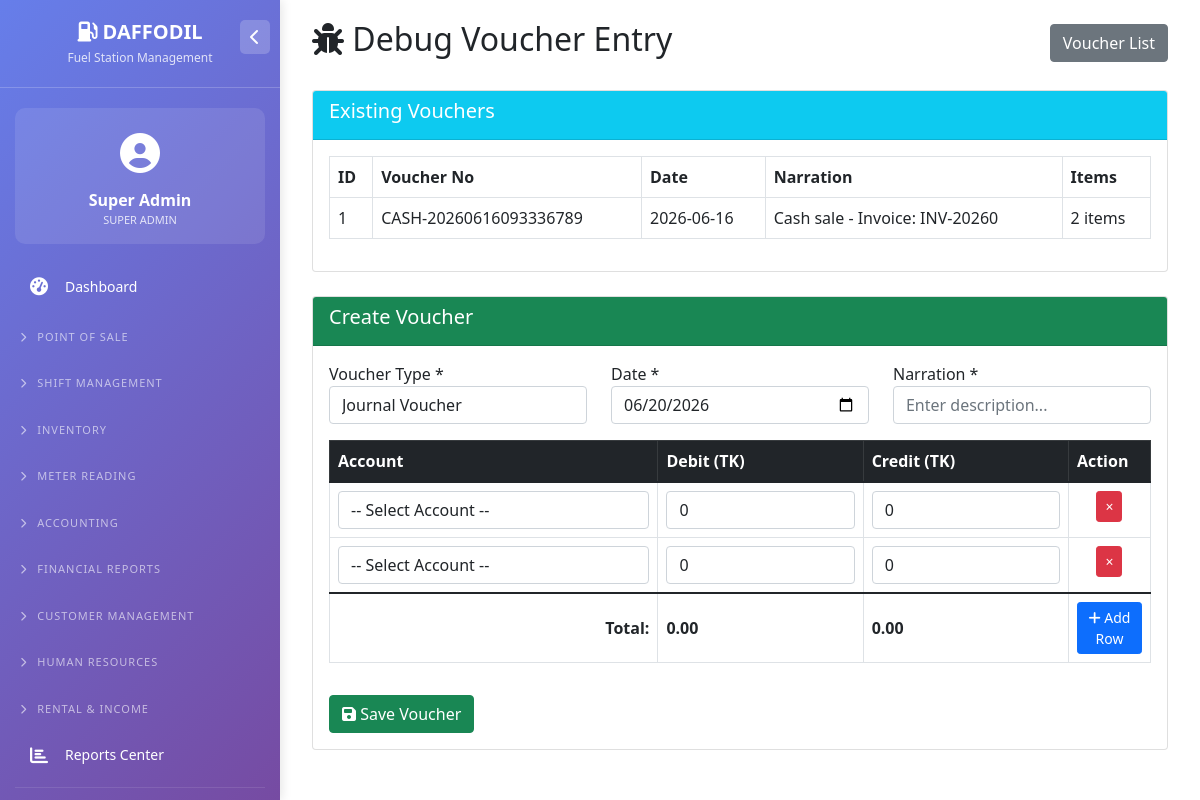
The app's page /debug_voucher.php (signed in), older data.
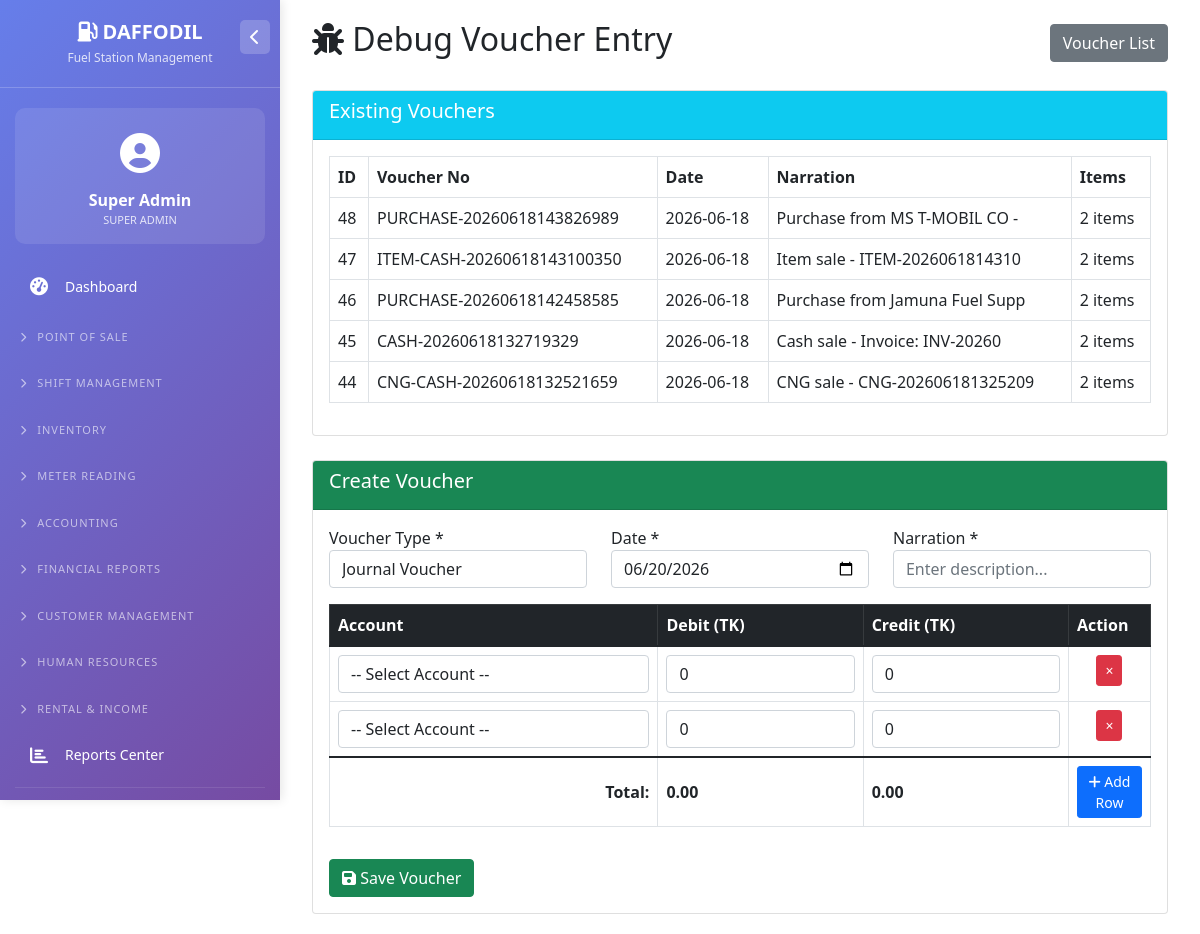
The same page, newer data.
### tables this page shows
CREATE TABLE `vouchers` (
  `id` int(11) NOT NULL,
  `voucher_no` varchar(50) NOT NULL,
  `voucher_type` varchar(50) DEFAULT 'journal',
  `date` date NOT NULL,
  `narration` text DEFAULT NULL,
  `created_by` int(11) NOT NULL,
  `approved_by` int(11) DEFAULT NULL,
  `status` enum('draft','approved','rejected') DEFAULT 'draft',
  `created_at` timestamp NOT NULL DEFAULT current_timestamp()
);

### debug_voucher.php (the view, shortened to what the changed rows need)
<?php
require_once 'config/database.php';
$settings = $pdo->query("SELECT setting_key, setting_value FROM system_settings")->fetchAll(PDO::FETCH_KEY_PAIR);
$currency = $settings['currency_symbol'] ?? 'BDT';
?>
<!DOCTYPE html>
<html lang="en">
<head>
    <link href="https://cdn.jsdelivr.net/npm/bootstrap@5.1.3/dist/css/bootstrap.min.css" rel="stylesheet">
    <link rel="stylesheet" href="https://cdnjs.cloudflare.com/ajax/libs/font-awesome/6.4.0/css/all.min.css">
</head>
<body>
    <?php include 'left_menu.php'; ?>
    <div class="main-content">
        <div class="container-fluid">
            <div class="d-flex justify-content-between align-items-center mb-4">
                <h2><i class="fas fa-bug"></i> Debug Voucher Entry</h2>
            </div>
            <div class="card mb-4">
                <div class="card-body">
                    <?php
                    $vouchers = $pdo->query("SELECT * FROM vouchers ORDER BY id DESC LIMIT 5")->fetchAll();
                    if($vouchers):
                    ?>
                    <table class="table table-bordered">
                        <tr><th>ID</th><th>Voucher No</th><th>Date</th><th>Narration</th><th>Items</th></tr>
                        <?php foreach($vouchers as $v):
                            $item_count = $pdo->query("SELECT COUNT(*) FROM voucher_items WHERE voucher_id = " . $v['id'])->fetchColumn();
                        ?>
                        <tr>
                            <td><?php echo $v['id']; ?></td>
                            <td><?php echo $v['voucher_no']; ?></td>
                            <td><?php echo $v['date']; ?></td>
                            <td><?php echo substr($v['narration'], 0, 30); ?></td>
                            <td><?php echo $item_count; ?> items</td>
                        </tr>
                        <?php endforeach; ?>
                    </table>
                    <?php else: ?>
                    <p>No vouchers found</p>
                    <?php endif; ?>
                </div>
            </div>
            <div class="card">
                <div class="card-body">
                    <form method="POST">
                        <div class="table-responsive">
                            <table class="table table-bordered" id="voucherTable">
                                <thead class="table-dark">
                                    <tr>
                                        <th width="40%">Account</th>
                                        <th width="25%">Debit (<?php echo $currency; ?>)</th>
                                        <th width="25%">Credit (<?php echo $currency; ?>)</th>
                                        <th width="10%">Action</th>
                                    </tr>
                                </thead>
                                <tfoot>
                                    <tr>
                                        <th class="text-end">Total:</th>
                                        <th><span id="totalDebit" class="fw-bold">0.00</span></th>
                                        <th><span id="totalCredit" class="fw-bold">0.00</span></th>
                                        <th>
                                            <button type="button" class="btn btn-primary btn-sm" id="addRow">
                                                <i class="fas fa-plus"></i> Add Row
                                            </button>
                                        </th>
                                    </tr>
                                </tfoot>
                            </table>
                        </div>
                    </form>
                </div>
            </div>
        </div>
    </div>
</body>
</html>

Row changes from the older to the newer data that the page shows:
no longer on this page (row unchanged): vouchers: id "1", voucher_no "CASH-20260616093336789", date "2026-06-16", narration "Cash sale - Invoice: INV-20260", item_count "2"
added vouchers: id "48", voucher_no "PURCHASE-20260618143826989", date "2026-06-18", narration "Purchase from MS T-MOBIL CO -", item_count "2"
added vouchers: id "47", voucher_no "ITEM-CASH-20260618143100350", date "2026-06-18", narration "Item sale - ITEM-2026061814310", item_count "2"
added vouchers: id "46", voucher_no "PURCHASE-20260618142458585", date "2026-06-18", narration "Purchase from Jamuna Fuel Supp", item_count "2"
added vouchers: id "45", voucher_no "CASH-20260618132719329", date "2026-06-18", narration "Cash sale - Invoice: INV-20260", item_count "2"
added vouchers: id "44", voucher_no "CNG-CASH-20260618132521659", date "2026-06-18", narration "CNG sale - CNG-202606181325209", item_count "2"
